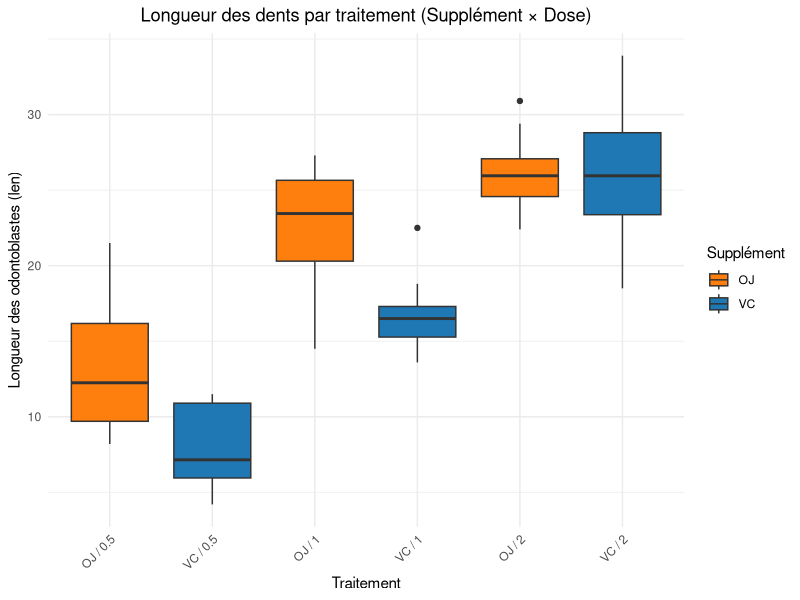
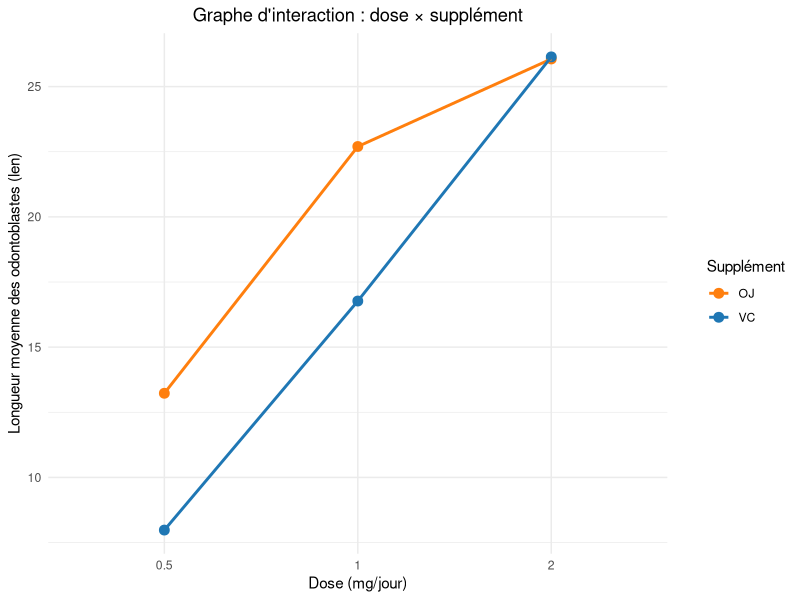
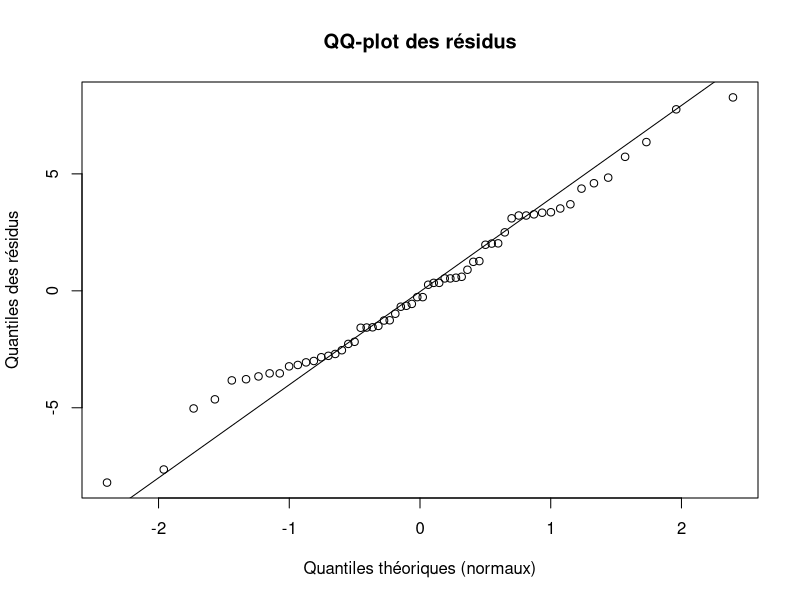
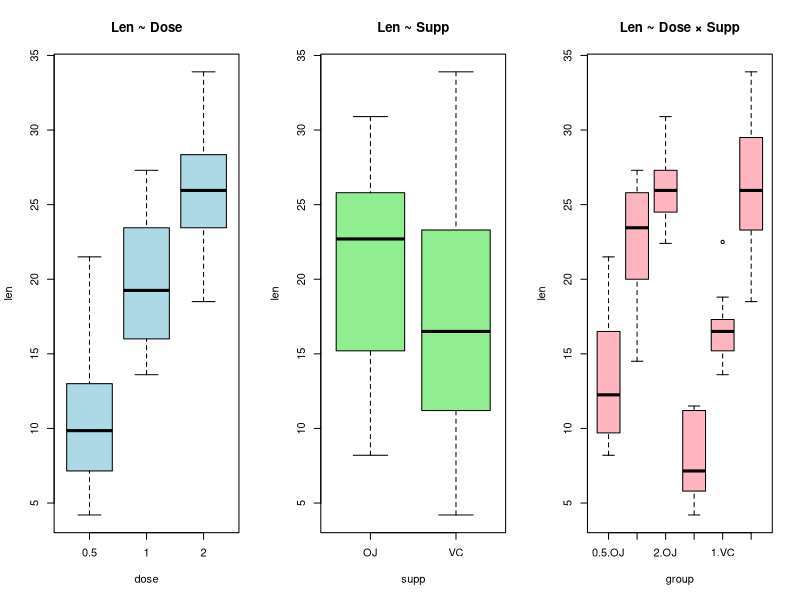

R code for these plots, in order:
## ---- chunk 1
knitr::opts_chunk$set(echo = TRUE)
## ---- chunk 2
data(ToothGrowth)
## ---- chunk 3
head(ToothGrowth)   # les premières lignes
str(ToothGrowth)    # structure du dataset
ToothGrowth$dose <- as.factor(ToothGrowth$dose) # Factorisation de la variable dose
str(ToothGrowth)    # nouvelle structure du dataset
summary(ToothGrowth) # résumé statistique
## ---- chunk 4
tab <- with(ToothGrowth, tapply(len, list(supp, dose), mean))
# Moyenne par supplément (ligne)
tab_with_rowmean <- cbind(tab, Mean = rowMeans(tab))
tab_with_rowmean
## ---- chunk 5
library(ggplot2)
# Création d'un facteur combiné pour le traitement
ToothGrowth$treatment <- interaction(ToothGrowth$supp, ToothGrowth$dose, sep = " / ")
# Palette harmonisée
colors_supp <- c("VC" = "#1f77b4", "OJ" = "#ff7f0e")
# Boxplot par traitement
ggplot(ToothGrowth, aes(x = treatment, y = len, fill = supp)) +
  geom_boxplot() +
  scale_fill_manual(values = colors_supp) +
  labs(title = "Longueur des dents par traitement (Supplément × Dose)",
       x = "Traitement", y = "Longueur des odontoblastes (len)",
       fill = "Supplément") +
  theme_minimal() +
  theme(
    axis.text.x = element_text(angle = 45, hjust = 1),
    strip.text = element_text(face = "bold"),
    plot.title = element_text(hjust = 0.5)  # centre le titre
  )
## ---- chunk 6
# Graphe d'interaction simple
ggplot(ToothGrowth, aes(x = dose, y = len, color = supp, group = supp)) +
  stat_summary(fun = mean, geom = "point", size = 3) +
  stat_summary(fun = mean, geom = "line", linewidth = 1) +
  scale_color_manual(values = c("VC" = "#1f77b4", "OJ" = "#ff7f0e")) +
  labs(title = "Graphe d'interaction : dose × supplément",
       x = "Dose (mg/jour)",
       y = "Longueur moyenne des odontoblastes (len)",
       color = "Supplément") +
  theme_minimal() +
  theme(
    plot.title = element_text(hjust = 0.5),       # titre centré
    legend.position = "right",                    # légende à droite
    legend.box.margin = margin(0, 0, 0, 12)      # petit décalage pour ne pas chevaucher
  )
## ---- chunk 7
mod0<-lm(len~supp+dose+supp:dose, data = ToothGrowth)
summary(mod0)
## ---- chunk 8
anova(mod0)
## ---- chunk 9
TukeyHSD(aov(mod0))
## ---- chunk 10
res <- residuals(mod0)
qqnorm(res,
       main = "QQ-plot des résidus",
       xlab = "Quantiles théoriques (normaux)",
       ylab = "Quantiles des résidus")

qqline(res)

## ---- chunk 11
shapiro.test(mod0$residuals)
## ---- chunk 12
bartlett.test(len ~ dose, data = ToothGrowth)
## ---- chunk 13
bartlett.test(len ~ supp, data = ToothGrowth)
## ---- chunk 14
ToothGrowth$group <- interaction(ToothGrowth$dose, ToothGrowth$supp)
bartlett.test(len ~ group, data = ToothGrowth)
## ---- chunk 15
par(mfrow = c(1,3))  # 3 graphiques côte à côte
boxplot(len ~ dose, data = ToothGrowth, main="Len ~ Dose", col="lightblue")
boxplot(len ~ supp, data = ToothGrowth, main="Len ~ Supp", col="lightgreen")
boxplot(len ~ group, data = ToothGrowth, main="Len ~ Dose × Supp", col="lightpink")
